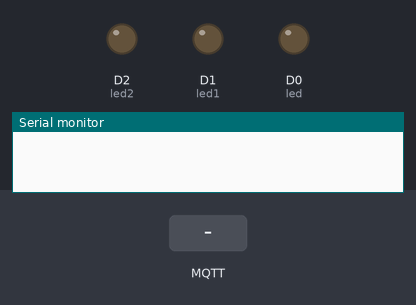
Recording of a sketch running on a simulated ESP8266 (NodeMCU). Parts: output pins drawn as LEDs (lit = HIGH), the last lines printed to the serial monitor. The inputs (shaded band) are chosen by the test bench. WiFi joins after 1.5 s; servers stay silent unless stated; random numbers use the default seed unless the sketch sets one; no MQTT or app messages arrive unless stated.

Above: at 0.0 s.
At 3.8 s:
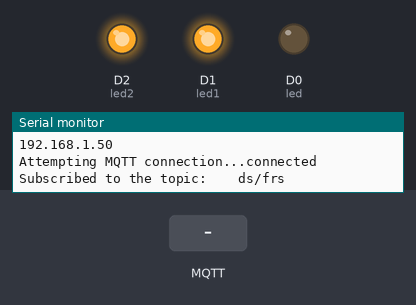
3.9 s: MQTT message "0" arrives on the first subscribed topic
At 5.8 s:
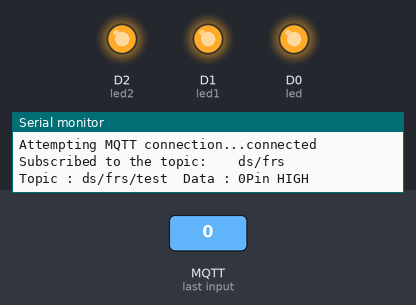
6.1 s: MQTT message "ds/frs/test" arrives on the first subscribed topic
8.1 s: MQTT message "1" arrives on the first subscribed topic
Timing chart, 0 to 11.1 s (numbered marks = the images above; inputs shaded):
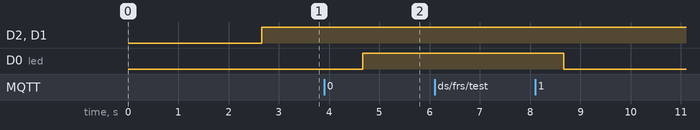

Measured:
- after the input at 3.9 s, D0 (led): LOW → HIGH after 0.77 s

The sketch:

FRS_Project_V3.ino
```cpp
// (licence header left out)
#include <ESP8266WiFi.h>
#include <PubSubClient.h>


#define led D0 // ONBOARD LED D0 WORKS OPPOSITE
#define led1 D1
#define led2 D2

boolean isAlarmOn = false;

// Update these with values suitable for your network.
const char* ssid = "DataSoft_WiFi";
const char* password = "support123";
//const char* mqtt_server = "broker.mqtt-dashboard.com";
const char* mqtt_server = "182.48.84.180";

WiFiClient espClient;
PubSubClient client(espClient);

char msg[5];


unsigned long lastOnTime = 0;

void setup() {


  pinMode(led,OUTPUT);
  pinMode(led1,OUTPUT);
  pinMode(led2,OUTPUT);


  delay(100);
  Serial.begin(9600);

  setup_wifi();
  client.setServer(mqtt_server, 1883);
  client.setCallback(callback);

}//setup ends here

void loop() {
  if (!client.connected()) {
    reconnect();
  }
  client.loop();


  checkTime();

}//loop ends here


void setup_wifi() {
    delay(1000);
  // We start by connecting to a WiFi network
    Serial.print("Connecting to ");
    Serial.println(ssid);
    WiFi.begin(ssid, password);
    while (WiFi.status() != WL_CONNECTED)
    {
      delay(500);
      Serial.print(".");
    }
  randomSeed(micros());
  Serial.println("");
  Serial.println("WiFi connected");
  Serial.println("IP address: ");
  Serial.println(WiFi.localIP());
}


void callback(char* topic, byte* payload, unsigned int length)
{
  Serial.print("Topic : ");
  Serial.print(topic);
  Serial.print("  Data : ");
  //int p =(char)payload[0]-'0';
  //Serial.println(p);

    // char receivedChar;


        if (strcmp(topic,"ds/frs/test")==0){

          char receivedChar;

          for (int i=0;i<length;i++) {
              receivedChar = (char)payload[i];
              Serial.print(receivedChar);


          }


        // whatever you want for this topic

          if(receivedChar=='0')
          {

              setAlarmOn();

          }

          if(receivedChar=='1')
          {

              setAlarmOff();
          }


      }


   Serial.println();

} //end callback


void reconnect() {
  // Loop until we're reconnected
  while (!client.connected())
  {

    netStatusOff();

    Serial.print("Attempting MQTT connection...");
    // Create a random client ID
    String clientId = "ESP8266Client-";
    clientId += String(random(0xffff), HEX);
    // Attempt to connect
    //if you MQTT broker has clientID,username and password
    //please change following line to    if (client.connect(clientId,userName,passWord))
    if (client.connect(clientId.c_str()))
    {
      Serial.println("connected");

      netStatusOn();

     //once connected to MQTT broker, subscribe command if any
      client.subscribe("ds/frs/test");
      Serial.println("Subscribed to the topic:    ds/frs");

    } else {
      Serial.print("failed, rc=");
      Serial.print(client.state());
      Serial.println(" try again in 5 seconds");
      // Wait 6 seconds before retrying
      delay(6000);
    }
  }
} //end reconnect()


void setAlarmOn(){  //on 0

    digitalWrite(led,HIGH);

    Serial.println("Pin HIGH");

    lastOnTime=millis();
    isAlarmOn = true;


}


void setAlarmOff(){  //on 1
    digitalWrite(led,LOW);

    Serial.println("Pin LOW");
    isAlarmOn = false;
}


void netStatusOn(){
  digitalWrite(led1,HIGH);
  digitalWrite(led2,HIGH);

}


void netStatusOff(){
  digitalWrite(led1,LOW);
  digitalWrite(led2,LOW);

}


void checkTime(){

    if(isAlarmOn){

        unsigned long currentTime = millis();
        //Serial.println(currentTime);

        if(currentTime - lastOnTime > 5000){
             //lastTime = currentTime;
             setAlarmOff();
             Serial.println("Timeout");
        }

    }

   delay(1000);

}
```
